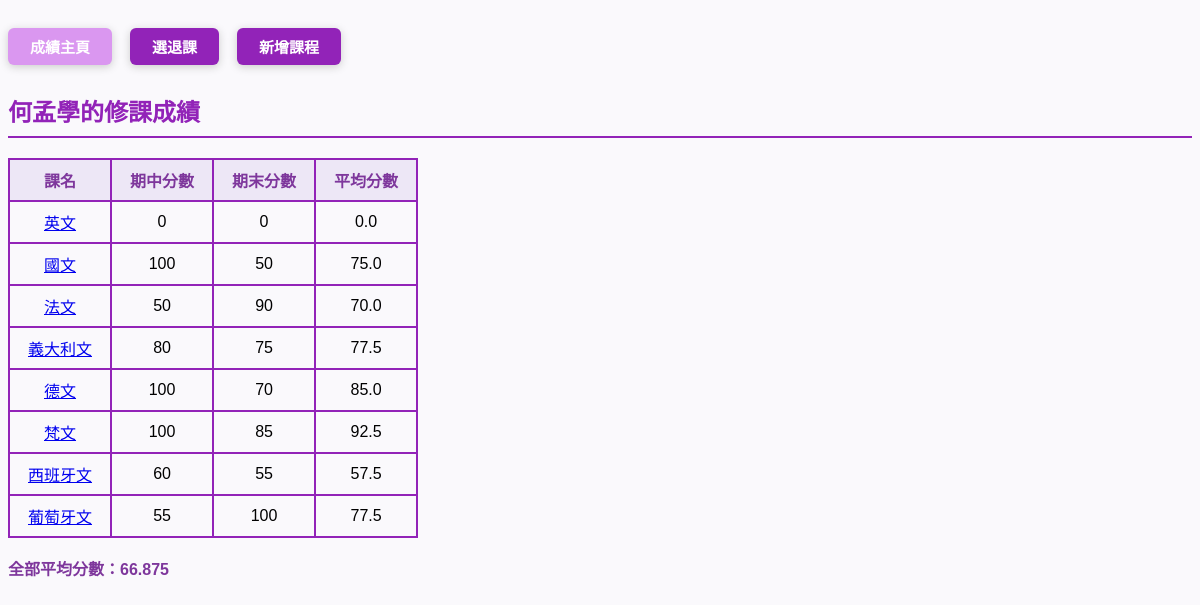
/scores/11/, run on the app's committed database.
### catalog/models.py (models this page shows, shortened)
class Student(models.Model):
    name = models.CharField(max_length=20)

class Enrollment(models.Model):
    student = models.ForeignKey(Student, on_delete=models.CASCADE)
    course = models.ForeignKey(Course, on_delete=models.CASCADE)
    midterm_score = models.PositiveIntegerField(
        validators=[MinValueValidator(0), MaxValueValidator(100)]
    )
    final_score = models.PositiveIntegerField(
        validators=[MinValueValidator(0), MaxValueValidator(100)]
    )
    class Meta:
        unique_together = ['student', 'course']      # 同一學生同一課不可重複
    @property
    def average(self):
        return (self.midterm_score + self.final_score) / 2

class Course(models.Model):
    name = models.CharField(max_length=50, unique=True)      # 課名不可重複
    code = models.CharField(max_length=10, unique=True)      # 課號不可重複
    teacher = models.CharField(max_length=20)

### catalog/views.py (the view)
# urls.py: path('scores/<int:student_id>/', views.score_main, name='score_main'),
def score_main(request, student_id):
    student = get_object_or_404(Student, id=student_id)
    enrollments = Enrollment.objects.filter(student=student)
    average = sum([e.average for e in enrollments]) / (enrollments.count() or 1)
    return render(request, 'score_main.html', {
        'student': student,
        'enrollments': enrollments,
        'average': average,
        'student_id': student_id,
    })

### templates/score_main.html (shortened to what this page needs)
<div class="btn-row">
    <form action="{% url 'score_main' student_id %}" method="get">
        <button type="submit" class="score-btn">成績主頁</button>
    </form>
    <form action="{% url 'enroll_ops' student_id %}" method="get">
        <button type="submit" class="nav-btn">選退課</button>
    </form>
    <form action="{% url 'course_add' %}" method="get">
        <button type="submit" class="nav-btn">新增課程</button>
    </form>
</div>
<h2>{{ student.name }}的修課成績</h2>
<table>
  <tr>
    <th>課名</th>
    <th>期中分數</th>
    <th>期末分數</th>
    <th>平均分數</th>
  </tr>
  {% for e in enrollments %}
  <tr>
    <td><a href="{% url 'course_detail' e.course.id %}">{{ e.course.name }}</a></td>
    <td>{{ e.midterm_score }}</td>
    <td>{{ e.final_score }}</td>
    <td>{{ e.average }}</td>
  </tr>
  {% endfor %}
</table>
<p class="average">全部平均分數：{{ average }}</p>

### templates/score_main.html (style rules this page uses)
h2 { color: #9223b8; border-bottom: 2px solid #9223b8; padding-bottom: 8px; margin-top: 12px; }
.btn-row { display: flex; gap: 18px; margin-top: 28px; margin-bottom: 12px; }
.score-btn { background: #da97f0ff; color: #fff; border: none; padding: 8px 22px; border-radius: 6px; font-weight: bold; font-size: 15px; cursor: pointer; box-shadow: 0 2px 8px #ccc; transition: background 0.2s; }
.nav-btn { background: #9223b8; color: #fff; border: none; padding: 8px 22px; border-radius: 6px; font-weight: bold; font-size: 15px; cursor: pointer; box-shadow: 0 2px 8px #ccc; transition: background 0.2s; }
table { border-collapse: collapse; margin-top: 18px; margin-bottom: 18px; }
th, td { border: 2px solid #9223b8; padding: 8px 18px; text-align: center; }
th { background: #ede7f6; color: #7e379c; }
.average { color: #7e379c; font-weight: bold; font-size: 16px; margin-top: 12px; }

### data on the page
Student: name "何孟學"
Enrollment: course.name "英文", midterm_score "0", final_score "0", average "0.0"
Enrollment: course.name "國文", midterm_score "100", final_score "50", average "75.0"
Enrollment: course.name "法文", midterm_score "50", final_score "90", average "70.0"
Enrollment: course.name "義大利文", midterm_score "80", final_score "75", average "77.5"
Enrollment: course.name "德文", midterm_score "100", final_score "70", average "85.0"
Enrollment: course.name "梵文", midterm_score "100", final_score "85", average "92.5"
Enrollment: course.name "西班牙文", midterm_score "60", final_score "55", average "57.5"
Enrollment: course.name "葡萄牙文", midterm_score "55", final_score "100", average "77.5"

### other printed values
{{ average }} "66.875"
